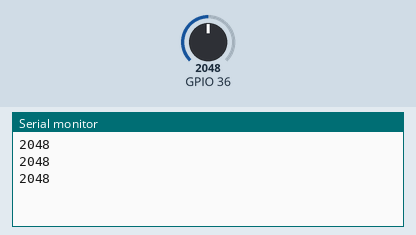
Simulated run of this sketch. Board: ESP32. On the bench: the last lines printed to the serial monitor. The inputs (shaded band) are chosen by the test bench; at power-on: GPIO 36 = 2048.

Above: at 1.3 s.
1.4 s: GPIO 36 set to 2866
At 1.9 s:
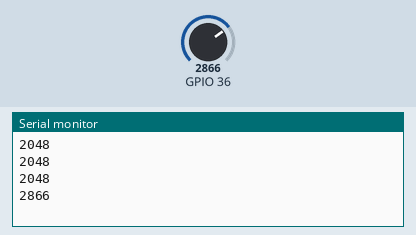
2.9 s: GPIO 36 set to 3603
At 3.4 s:
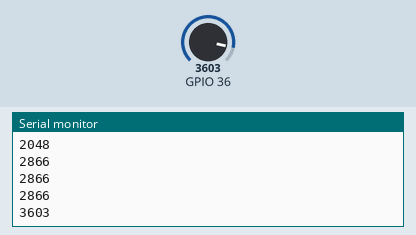
Timing chart, 0 to 5.9 s (numbered marks = the images above; inputs shaded):
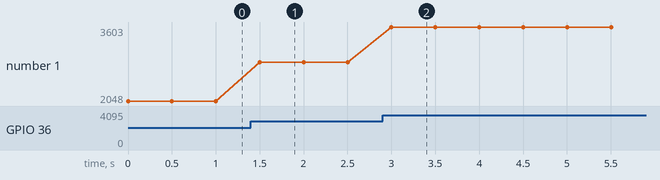

The sketch:

Water_Sensor.ino
```cpp
void setup() {
  Serial.begin(115200);
  analogSetPinAttenuation(36, ADC_11db); // for ESP32, full 0-3.3V range
}

void loop() {
  int value = analogRead(36);
  Serial.println(value);
  delay(500);
}
```

Measured:
- after the input at 1.4 s, the serial monitor: prints a new line after 0.10 s (image 1)
- after the input at 2.9 s, the serial monitor: prints a new line after 0.10 s (image 2)
- plotted number 1: 2048 → 2866 after the input at 1.4 s, 2866 → 3603 after the input at 2.9 s
